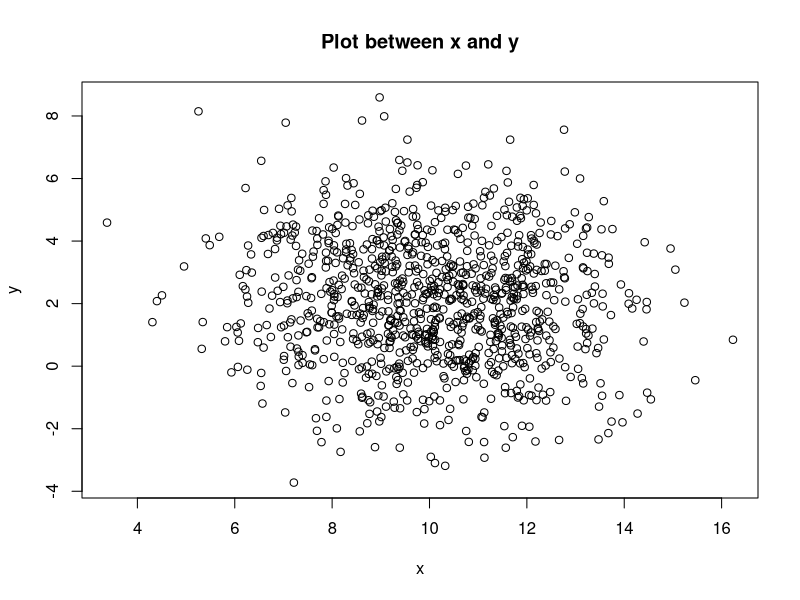

The R script that drew this image:
x <- rnorm(1000, mean=10, sd=2)
y <- rnorm(1000, mean=2, sd=2)

plot(x, y, 
     main="Plot between x and y",
     xlab="x", ylab="y")
